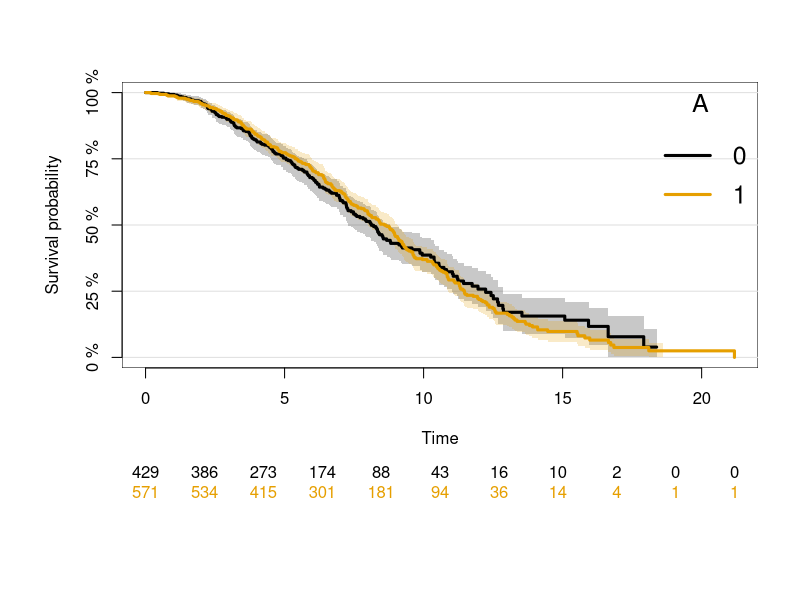

This chart was generated by the following R code:
# Propensity score matching simulation
rm(list = ls())
library(lava)
library(survival)
library(prodlim)

# CREATE LVM OBJECT -------------------------------------------------------
# age is std norm dist. Will set dist for sex later
m <- lvm(A ~ age + sex)

# Set dist for A, sex as binom
distribution(m, ~A) <- binomial.lvm()
distribution(m, ~sex) <- binomial.lvm(p = 0.4)

# Add time to event and time to censor variable with Cox-Weibull dist
distribution(m, ~event_time) <- coxWeibull.lvm()
distribution(m, ~cen_time) <- coxWeibull.lvm()


# Can't observe both event and censor time for a person, so chose min. of two and
# # Add "status" variable
m <- eventTime(m, time ~ min(event_time, cen_time), "status")


regression(m, A ~ age + sex) <- c(0.3, 0.7)
regression(m, event_time ~ A + age + sex) <- c(-0.4, -0.4, 0)


# SIMULATE ----------------------------------------------------------------
set.seed(13)
x <- sim(m, 1000)

coxph(Surv(time, status) ~ A, data = x)

plot(prodlim(Surv(time, status) ~ A, data = x))
